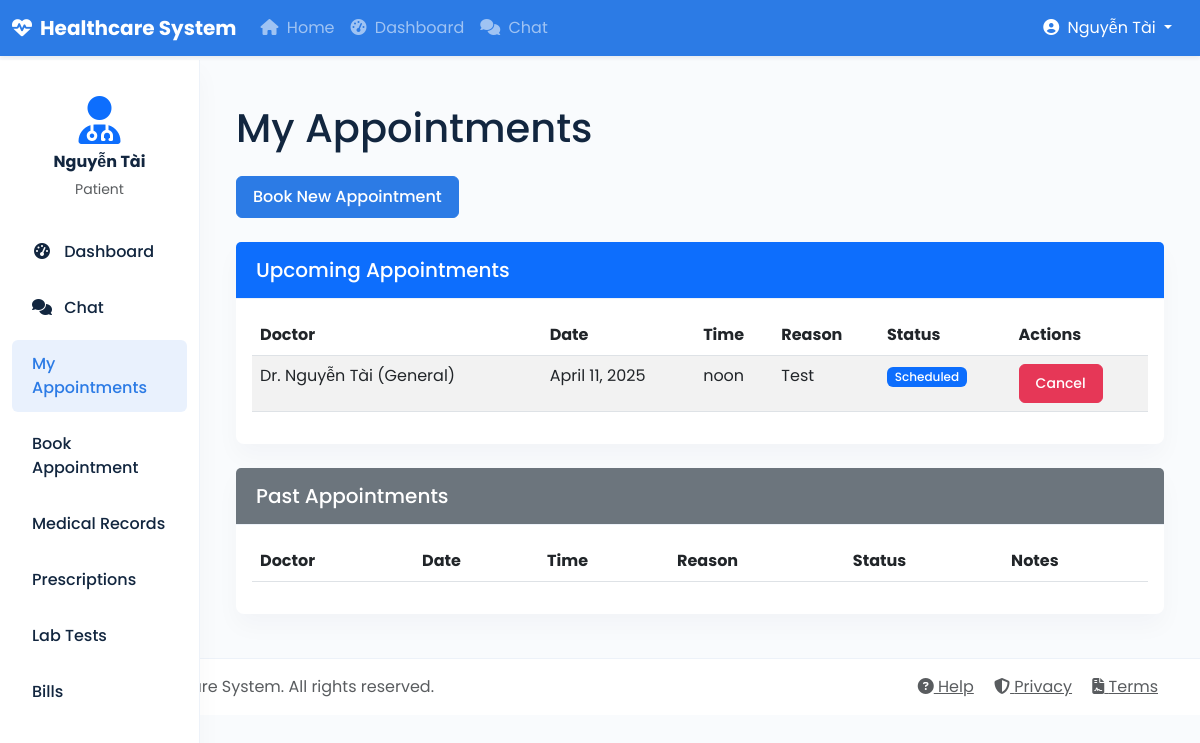
Page /patient/appointments/ (signed in) on the earlier database version.
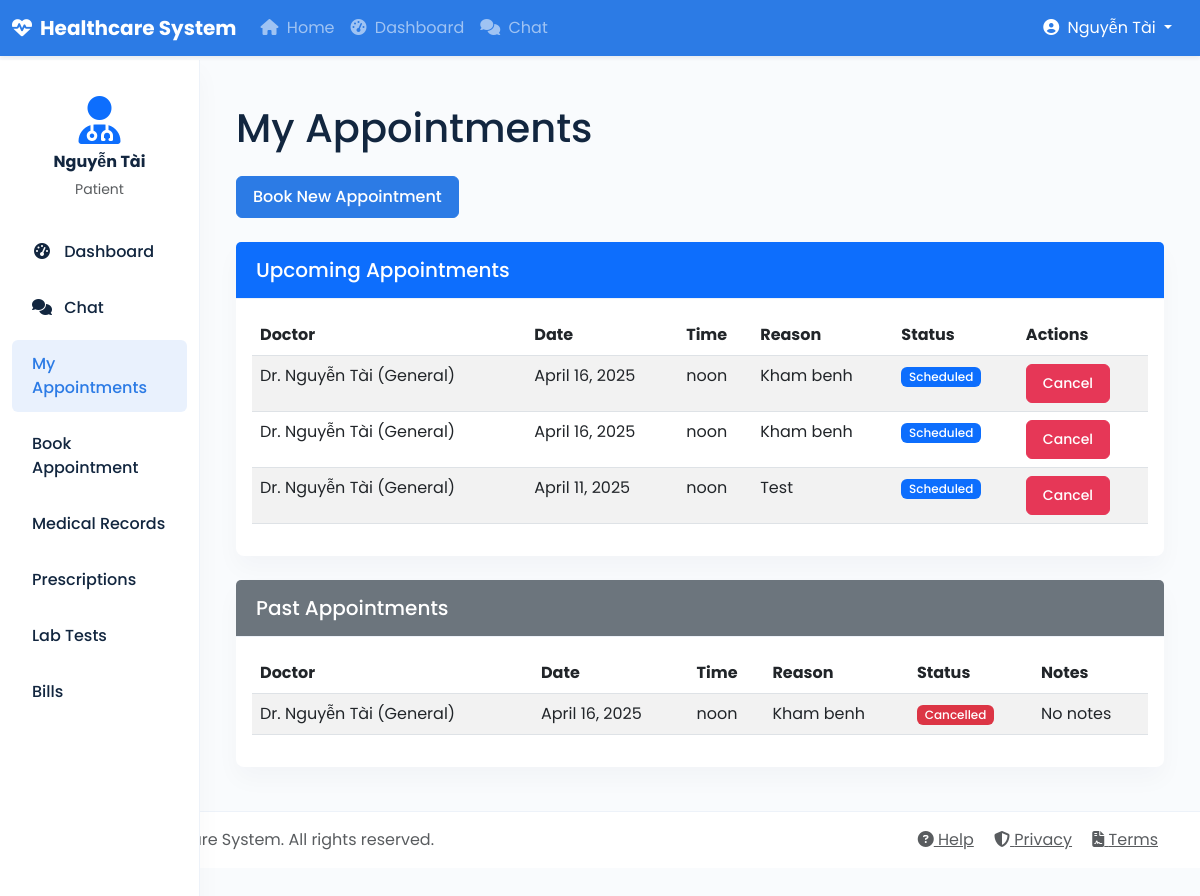
Same page on the later database version.
### core/models.py (models this page shows, shortened)
class User(AbstractUser):
    USER_TYPE_CHOICES = (
        ('patient', 'Patient'),
        ('doctor', 'Doctor'),
        ('nurse', 'Nurse'),
        ('admin', 'Administrator'),
        ('pharmacist', 'Pharmacist'),
        ('insurance', 'Insurance Provider'),
        ('lab_tech', 'Lab Technician'),
    )
    user_type = models.CharField(max_length=20, choices=USER_TYPE_CHOICES)
    phone_number = models.CharField(max_length=15, blank=True, null=True)
    address = models.TextField(blank=True, null=True)
    date_of_birth = models.DateField(blank=True, null=True)

class Appointment(models.Model):
    STATUS_CHOICES = (
        ('scheduled', 'Scheduled'),
        ('completed', 'Completed'),
        ('cancelled', 'Cancelled'),
        ('no_show', 'No Show'),
    )
    patient = models.ForeignKey(Patient, on_delete=models.CASCADE, related_name='appointments')
    doctor = models.ForeignKey(Doctor, on_delete=models.CASCADE, related_name='appointments')
    date = models.DateField()
    time = models.TimeField()
    reason = models.TextField()
    status = models.CharField(max_length=20, choices=STATUS_CHOICES, default='scheduled')
    notes = models.TextField(blank=True, null=True)
    created_at = models.DateTimeField(auto_now_add=True)
    updated_at = models.DateTimeField(auto_now=True)

class Doctor(models.Model):
    user = models.OneToOneField(User, on_delete=models.CASCADE, related_name='doctor_profile')
    specialization = models.CharField(max_length=100)
    license_number = models.CharField(max_length=50)
    consultation_fee = models.DecimalField(max_digits=10, decimal_places=2, default=0)
    available_days = models.CharField(max_length=100, blank=True, null=True)  # e.g., "Mon,Tue,Wed"
    available_hours = models.CharField(max_length=100, blank=True, null=True)  # e.g., "09:00-17:00"
    def __str__(self):
        return f"Dr. {self.user.get_full_name()} ({self.specialization})"

### core/views.py (the view)
# urls.py: path('patient/appointments/', views.patient_appointments, name='patient_appointments'),
@login_required
def patient_appointments(request):
    if request.user.user_type != 'patient':
        messages.error(request, 'Access denied')
        return redirect('core:dashboard')
    patient = Patient.objects.get(user=request.user)
    appointments = Appointment.objects.filter(patient=patient).order_by('-date', '-time')
    return render(request, 'core/patient/appointments.html', {'appointments': appointments})

### core/templates/core/patient/appointments.html (shortened to what this page needs)
{% extends 'core/base.html' %}
{% block content %}
<div class="container">
    <h1 class="mb-4">My Appointments</h1>
    <div class="mb-4">
        <a href="{% url 'core:book_appointment' %}" class="btn btn-primary">Book New Appointment</a>
    </div>
    {% if appointments %}
    <div class="card mb-4">
        <div class="card-header bg-primary text-white">
            <h5 class="mb-0">Upcoming Appointments</h5>
        </div>
        <div class="card-body">
            <div class="table-responsive">
                <table class="table table-striped">
                    <thead>
                        <tr>
                            <th>Doctor</th>
                            <th>Date</th>
                            <th>Time</th>
                            <th>Reason</th>
                            <th>Status</th>
                            <th>Actions</th>
                        </tr>
                    </thead>
                    <tbody>
                        {% for appointment in appointments %}
                        {% if appointment.status == 'scheduled' %}
                        <tr>
                            <td>{{ appointment.doctor }}</td>
                            <td>{{ appointment.date }}</td>
                            <td>{{ appointment.time }}</td>
                            <td>{{ appointment.reason }}</td>
                            <td><span class="badge bg-primary">{{ appointment.get_status_display }}</span></td>
                            <td>
                                <button class="btn btn-sm btn-danger" data-bs-toggle="modal" data-bs-target="#cancelModal{{ appointment.id }}">Cancel</button>
                            </td>
                        </tr>
                        {% endif %}
                        {% endfor %}
                    </tbody>
                </table>
            </div>
        </div>
    </div>
    <div class="card">
        <div class="card-header bg-secondary text-white">
            <h5 class="mb-0">Past Appointments</h5>
        </div>
        <div class="card-body">
            <div class="table-responsive">
                <table class="table table-striped">
                    <thead>
                        <tr>
                            <th>Doctor</th>
                            <th>Date</th>
                            <th>Time</th>
                            <th>Reason</th>
                            <th>Status</th>
                            <th>Notes</th>
                        </tr>
                    </thead>
                    <tbody>
                        {% for appointment in appointments %}
                        {% if appointment.status != 'scheduled' %}
                        <tr>
                            <td>{{ appointment.doctor }}</td>
                            <td>{{ appointment.date }}</td>
                            <td>{{ appointment.time }}</td>
                            <td>{{ appointment.reason }}</td>
                            <td>
                                {% if appointment.status == 'completed' %}
                                <span class="badge bg-success">{{ appointment.get_status_display }}</span>
                                {% elif appointment.status == 'cancelled' %}
                                <span class="badge bg-danger">{{ appointment.get_status_display }}</span>
                                {% elif appointment.status == 'no_show' %}
                                <span class="badge bg-warning">{{ appointment.get_status_display }}</span>
                                {% endif %}
                            </td>
                            <td>{{ appointment.notes|default:"No notes" }}</td>
                        </tr>
                        {% endif %}
                        {% endfor %}
                    </tbody>
                </table>
            </div>
        </div>
    </div>
    {% else %}
    <div class="alert alert-info">
        <p>You don't have any appointments yet. <a href="{% url 'core:book_appointment' %}">Book an appointment</a> to get started.</p>
    </div>
    {% endif %}
</div>
{% endblock %}

### core/templates/core/base.html (shortened to what this page needs)
<!DOCTYPE html>
<html lang="en">
<head>
    <link href="https://cdn.jsdelivr.net/npm/bootstrap@5.3.0-alpha1/dist/css/bootstrap.min.css" rel="stylesheet">
    <link rel="stylesheet" href="https://cdnjs.cloudflare.com/ajax/libs/font-awesome/6.4.0/css/all.min.css">
</head>
<body>
    <nav class="navbar navbar-expand-md navbar-dark bg-primary fixed-top">
        <div class="container-fluid">
            <a class="navbar-brand fw-bold" href="{% url 'core:home' %}">
                <i class="fas fa-heartbeat me-2"></i>Healthcare System
            </a>
            <div class="collapse navbar-collapse" id="navbarCollapse">
                <ul class="navbar-nav me-auto mb-2 mb-md-0">
                    <li class="nav-item">
                        <a class="nav-link" href="{% url 'core:home' %}">
                            <i class="fas fa-home me-1"></i> Home
                        </a>
                    </li>
                    {% if user.is_authenticated %}
                    <li class="nav-item">
                        <a class="nav-link" href="{% url 'core:dashboard' %}">
                            <i class="fas fa-tachometer-alt me-1"></i> Dashboard
                        </a>
                    </li>
                    <li class="nav-item">
                        <a class="nav-link" href="{% url 'chat:home' %}">
                            <i class="fas fa-comments me-1"></i> Chat
                        </a>
                    </li>
                    {% endif %}
                </ul>
                <div class="d-flex align-items-center">
                    {% if user.is_authenticated %}
                    <div class="dropdown me-3">
                        <a class="text-white dropdown-toggle text-decoration-none" href="#" role="button" id="userDropdown" data-bs-toggle="dropdown" aria-expanded="false">
                            <i class="fas fa-user-circle me-1"></i>
                            <span>{{ user.get_full_name|default:user.username }}</span>
                        </a>
                    </div>
                    {% endif %}
                </div>
            </div>
        </div>
    </nav>
    <div class="container-fluid">
        <div class="row">
            {% if user.is_authenticated %}
            <nav id="sidebar" class="col-md-3 col-lg-2 d-md-block sidebar collapse">
                <div class="position-sticky pt-3">
                    <div class="px-3 mb-4">
                        <div class="text-center">
                            <i class="fas fa-user-md fa-3x text-primary mb-2"></i>
                            <h6 class="fw-bold">{{ user.get_full_name|default:user.username }}</h6>
                            <p class="small text-muted mb-0">{{ user.get_user_type_display }}</p>
                        </div>
                    </div>
                    <ul class="nav flex-column">
                        {% block sidebar %}
                        <li class="nav-item">
                            <a class="nav-link" href="{% url 'core:dashboard' %}">
                                <i class="fas fa-tachometer-alt"></i> Dashboard
                            </a>
                        </li>
                        <li class="nav-item">
                            <a class="nav-link" href="{% url 'chat:home' %}">
                                <i class="fas fa-comments"></i> Chat
                            </a>
                        </li>
                        {% if user.user_type == 'patient' %}
                        <li class="nav-item">
                            <a class="nav-link" href="{% url 'core:patient_appointments' %}">
                                My Appointments
                            </a>
                        </li>
                        <li class="nav-item">
                            <a class="nav-link" href="{% url 'core:book_appointment' %}">
                                Book Appointment
                            </a>
                        </li>
                        <li class="nav-item">
                            <a class="nav-link" href="{% url 'core:patient_medical_records' %}">
                                Medical Records
                            </a>
                        </li>
                        <li class="nav-item">
                            <a class="nav-link" href="{% url 'core:patient_prescriptions' %}">
                                Prescriptions
                            </a>
                        </li>
                        <li class="nav-item">
                            <a class="nav-link" href="{% url 'core:patient_lab_tests' %}">
                                Lab Tests
                            </a>
                        </li>
                        <li class="nav-item">
                            <a class="nav-link" href="{% url 'core:patient_bills' %}">
                                Bills
                            </a>
                        </li>
                        {% elif user.user_type == 'pharmacist' %}
                        <li class="nav-item">
                            <a class="nav-link" href="{% url 'core:pharmacist_prescriptions' %}">
                                Prescriptions
                            </a>
                        </li>
                        {% elif user.user_type == 'lab_tech' %}
                        <li class="nav-item">
                            <a class="nav-link" href="{% url 'core:lab_tests' %}">
                                Lab Tests
                            </a>
                        </li>
                        {% elif user.user_type == 'insurance' %}
                        <li class="nav-item">
                            <a class="nav-link" href="{% url 'core:insurance_claims' %}">
                                Insurance Claims
                            </a>
                        </li>
                        {% endif %}
                        {% endblock %}
                    </ul>
                </div>
            </nav>
            <main class="col-md-9 ms-sm-auto col-lg-10 px-md-4 main-content">
            {% else %}
            <main class="col-12 px-4">
            {% endif %}
                <div class="mt-4">
                    {% block content %}{% endblock %}
                </div>
            </main>
        </div>
    </div>
    <footer class="footer mt-auto py-3 bg-light">
        <div class="container">
            <div class="row align-items-center">
                <div class="col-md-6">
                    <span class="text-muted">
                        © 2023 Healthcare System. All rights reserved.
                    </span>
                </div>
                <div class="col-md-6 text-md-end">
                    <a href="#" class="text-muted me-3"><i class="fas fa-question-circle"></i> Help</a>
                    <a href="#" class="text-muted me-3"><i class="fas fa-shield-alt"></i> Privacy</a>
                    <a href="#" class="text-muted"><i class="fas fa-file-contract"></i> Terms</a>
                </div>
            </div>
        </div>
    </footer>
</body>
</html>

### core/templates/core/base.html (style rules this page uses)
:root { --primary: #2c7be5; --primary-light: rgba(44, 123, 229, 0.1); --success: #00d97e; --success-light: rgba(0, 217, 126, 0.1); --danger: #e63757; --danger-light: rgba(230, 55, 87, 0.1); --warning: #f6c343; --warning-light: rgba(246, 195, 67, 0.1); --info: #39afd1; --info-light: rgba(57, 175, 209, 0.1); --light-bg: #f9fbfd; --dark-text: #12263f; --muted-text: #95aac9; --border-color: #edf2f9; --card-shadow: 0 0.75rem 1.5rem rgba(18, 38, 63, 0.03); }
body { padding-top: 60px; padding-bottom: 40px; font-family: 'Poppins', sans-serif; background-color: var(--light-bg); color: var(--dark-text); }
.navbar { box-shadow: 0 0.125rem 0.25rem rgba(18, 38, 63, 0.075); }
.navbar-dark { background-color: var(--primary) !important; }
.sidebar { position: fixed; top: 60px; bottom: 0; left: 0; z-index: 100; padding: 20px 0; overflow-x: hidden; overflow-y: auto; background-color: white; border-right: 1px solid var(--border-color); box-shadow: var(--card-shadow); }
.sidebar .nav-link { font-weight: 500; color: var(--dark-text); padding: 0.75rem 1.25rem; border-radius: 0.375rem; margin: 0.25rem 0.75rem; transition: all 0.2s ease; }
.sidebar .nav-link.active { background-color: var(--primary-light); color: var(--primary); }
.sidebar .nav-link i { margin-right: 0.5rem; width: 1.25rem; text-align: center; }
.main-content { margin-left: 240px; padding: 20px; }
.card { border: none; border-radius: 0.5rem; box-shadow: var(--card-shadow); margin-bottom: 1.5rem; }
.card-header { background-color: white; border-bottom: 1px solid var(--border-color); padding: 1rem 1.25rem; }
.btn { font-weight: 500; padding: 0.5rem 1rem; border-radius: 0.375rem; }
.btn-primary { background-color: var(--primary); border-color: var(--primary); }
.btn-danger { background-color: var(--danger); border-color: var(--danger); }
.badge { font-weight: 500; padding: 0.35em 0.65em; }
.footer { background-color: white !important; border-top: 1px solid var(--border-color); color: var(--muted-text); }

Differences in the rows shown:
added Appointment: doctor "Dr. Nguyễn Tài (General)", date "April 16, 2025", time "noon", reason "Kham benh", status "Scheduled", shown under "Upcoming Appointments"
added Appointment: doctor "Dr. Nguyễn Tài (General)", date "April 16, 2025", time "noon", reason "Kham benh", status "Scheduled", shown under "Upcoming Appointments"
added Appointment: doctor "Dr. Nguyễn Tài (General)", date "April 16, 2025", time "noon", reason "Kham benh", status "Cancelled", notes "No notes", shown under "Past Appointments"
